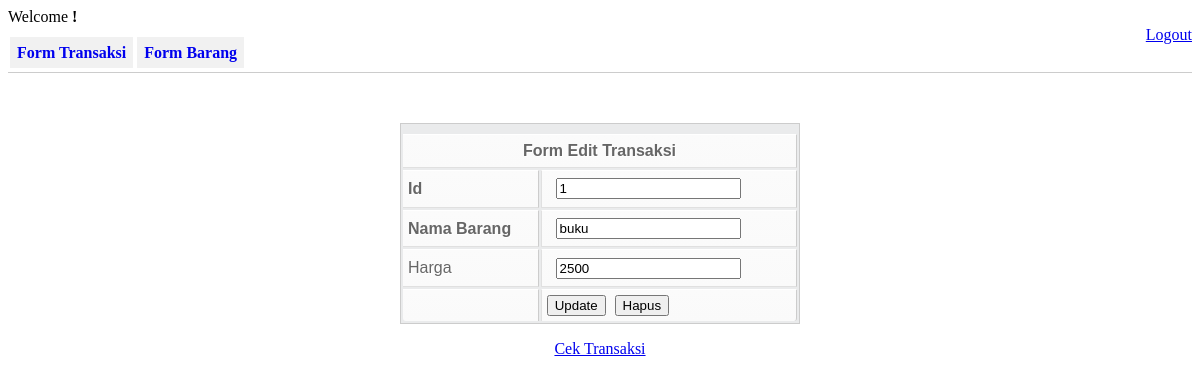
Screenshot of /barang/edit_barang.php?id_barang=1 with the database file from the repository.
### tables this page shows
CREATE TABLE `barang` (
  `id_barang` int(6) UNSIGNED NOT NULL,
  `nama_barang` varchar(50) NOT NULL,
  `harga_barang` varchar(30) NOT NULL
);

### barang/edit_barang.php (the view, shortened to what this page needs)
<?php
require "../koneksi.php";
$id_barang = $_GET['id_barang'];
$query = mysqli_query($conn,"select * from barang where id_barang='$id_barang'");
while($data = mysqli_fetch_array($query)){
?>
<html>
<head>
</head>
<link rel="stylesheet" href="../style.css">
<body>
<div>
	<tr>Welcome <b><?php echo $_SESSION['username']; ?>!</b></tr>
	<tr><div align="right"><a href="../logout.php">Logout</a></div></tr>
</div>
<div id="nav">
	<a href="index.php">Form Transaksi</a>
	<a href="../barang/input_barang.php">Form Barang</a>
</div>
<div align="center">
<form id="form1" name="form1" method="get" action="editsimpan_barang.php">
<p>&nbsp;</p>
<table width="400" height="201" border="1">
<tr>
	<td colspan="2" bgcolor="#cd5c5c">
	<div align="center">
	<strong>Form Edit Transaksi</strong>
	</div>
</td>
</tr>
<tr>
	<td width="124" bgcolor="#ffc0cb"><strong>Id</strong></td>
	<td width="243" bgcolor="#ffc0cb">&nbsp;
	<input name="id_barang" type="text" color="black" value="<?php echo $data['id_barang']; ?>"/></td>
</tr>
<tr>
	<td width="124" bgcolor="#ffc0cb"><strong>Nama Barang</strong></td>
	<td width="243" bgcolor="#ffc0cb">&nbsp;
	<input name="nama_barang" type="text" value="<?php echo $data['nama_barang']; ?>"/></td>
</tr>
<tr>
	<td bgcolor="#ffc0cb">Harga</td>
	<td bgcolor="#ffc0cb">&nbsp;
	<input name="harga_barang" type="text" value="<?php echo $data['harga_barang']; ?>"/></td>
</tr>
<tr>
<td height="28" bgcolor="#ffc0cb">&nbsp;</td>
<td bgcolor="#ffc0cb">
<input name="" type="submit" value="Update" />&nbsp;
<input name="" type="reset" value="Hapus" /></td>
</tr>
</table>
</form>
	<?php } ?>
</div>
<div align="center">
<a href="view_barang.php" >Cek Transaksi</a>
</div>
</body>
</html>

### style.css (style rules this page uses)
#nav { height:28px; font-weight:bold; border-bottom:1px solid #ccc; padding-left:2px; }
#nav a { display:line; padding:7px; text-decoration:none; background-color:#f1f1f1; }
table { font-family: Arial, Helvetica, sans-serif; color: #666; text-shadow: 1px 1px 0px #fff; background: #eaebec; border: #ccc 1px solid; padding-top:8px; }
table tr { text-align: left; padding-left: 5px; }
table td:first-child { text-align: left; padding-left: 5px; border-left: 0; }
table td { padding: 5px 5px; border-top: 1px solid #ffffff; border-bottom: 1px solid #e0e0e0; border-left: 1px solid #e0e0e0; background: #fafafa; background: -webkit-gradient(linear, left top, left bottom, from(#fbfbfb), to(#fafafa)); background: -moz-linear-gradient(top, #fbfbfb, #fafafa); }
table tr:last-child td { border-bottom: 0; }
table tr:last-child td:first-child { -moz-border-radius-bottomleft: 3px; -webkit-border-bottom-left-radius: 3px; border-bottom-left-radius: 3px; }
table tr:last-child td:last-child { -moz-border-radius-bottomright: 3px; -webkit-border-bottom-right-radius: 3px; border-bottom-right-radius: 3px; }

### rows the page displays
barang: id_barang "1", nama_barang "buku", harga_barang "2500"
